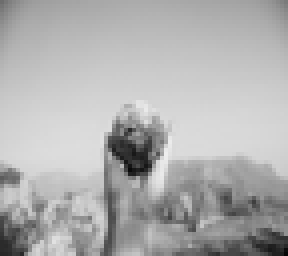
#> input picture Assignment-2/IMAGE_1.png, 72 x 64 px (shown 4 times larger); its folder holds only this picture in this run
$ jupyter execute --allow-errors 202511016_assignment_2.ipynb
#> lines starting #> are read from the running program, lines starting #| are printed output that depends on the picture
Name: Het Monpara
Enrollment : 202511016

[cell 1]
import numpy as np
import matplotlib.pyplot as plt
from PIL import Image
import os

[cell 2]
image_files = []
for i in range(1, 11):
    filename = f"IMAGE_{i}.png"
    if os.path.exists(filename):
        image_files.append(filename)

print(f"Found {len(image_files)} images:")
for img_file in image_files:
    print(f"  - {img_file}")

[cell 3]
my_images = []

for img_file in image_files:
    img = Image.open(img_file).convert('L')
#> img is the input picture: PIL image 72x64 L; min 6, max 238, mean 175.6
    img_array = np.array(img)
    my_images.append(img_array)
    print(f"Loaded {img_file}: size {img_array.shape}")
#| Loaded IMAGE_1.png: size (64, 72)

print(f"\n Successfully loaded {len(my_images)} images!")
#|  Successfully loaded 1 images!

[cell 4]
num_images = len(my_images)
#> num_images = 1
cols = 3
rows = (num_images + cols - 1) // cols
#> rows = 1

plt.figure(figsize=(12, 4 * rows))
for i, img in enumerate(my_images):
    plt.subplot(rows, cols, i + 1)
    plt.imshow(img, cmap='gray')
    plt.title(f'Image {i+1}\nSize: {img.shape[0]}×{img.shape[1]}')
    plt.axis('off')
#> this loop made 1 pass

plt.suptitle('Our Dataset: All Images', fontsize=16, fontweight='bold')
plt.tight_layout()
plt.show()

---
## Part 1: Matrix Diagonalization

[cell 5]
np.random.seed(42)
random_data = np.random.randn(10, 20)

my_matrix = np.cov(random_data)

print("Created our 10×10 matrix!")
print(f"Matrix size: {my_matrix.shape}")
print("\nFirst 10x10 corner of our matrix:")
print(np.round(my_matrix[:10, :10], 2))

[cell 6]
eigenvalues, eigenvectors = np.linalg.eig(my_matrix)

order = np.argsort(eigenvalues)[::-1]
eigenvalues = eigenvalues[order]
eigenvectors = eigenvectors[:, order]

print("Broke down our matrix into parts!")
print(f"Found {len(eigenvalues)} eigenvalues")
print("\nThe eigenvalues (from biggest to smallest):")
for i, val in enumerate(eigenvalues):
    print(f"  #{i+1}: {val:.4f}")

[cell 7]
print("Checking if all eigenvalues are positive...")
print("(For covariance matrices, they should all be ≥ 0)")
print()

all_good = True
for i, val in enumerate(eigenvalues):
    if val >= 0:
        status = "Good"
    else:
        status = " Problem"
        all_good = False
    print(f"Eigenvalue #{i+1}: {val:.6f} {status}")

print()
if all_good:
    print("AAll eigenvalues are positive!")
else:
    print("some eigenvalues are negative. That's unusual.")

[cell 8]
print("Checking if eigenvectors are orthogonal...")

result = np.dot(eigenvectors.T, eigenvectors)
identity = np.eye(10)

difference = np.max(np.abs(result - identity))
print(f"Maximum difference from identity matrix: {difference:.2e}")

if difference < 1e-10:
    print("Eigenvectors are orthogonal!")
else:
    print("Close, but not perfectly orthogonal.")

print("\nFirst 10×10 corner of eigenvectors^T × eigenvectors:")
print("(Should look like identity matrix - 1's on diagonal, 0's elsewhere)")
print(np.round(result[:10, :10], 6))

## Testing if we can rebuild our original matrix...

[cell 9]
diagonal_matrix = np.diag(eigenvalues)

eigenvectors_inverse = np.linalg.inv(eigenvectors)
rebuilt_matrix = np.dot(np.dot(eigenvectors, diagonal_matrix), eigenvectors_inverse)

max_error = np.max(np.abs(my_matrix - rebuilt_matrix))
print(f"Maximum error in rebuilding: {max_error:.2e}")

if max_error < 1e-10:
    print("We can perfectly rebuild our matrix!")
else:
    print("Close, but not perfect.")

---
## Part 2a: Image Compression with SVD

[cell 10]
my_image = my_images[0].astype(float)

print(f"Working with our first image")
print(f"Image size: {my_image.shape[0]} rows × {my_image.shape[1]} columns")
#| Image size: 64 rows × 72 columns
print(f"Total pixels: {my_image.shape[0] * my_image.shape[1]}")
#| Total pixels: 4608
print(f"Pixel values range from {my_image.min():.0f} to {my_image.max():.0f}")
#| Pixel values range from 6 to 238

plt.figure(figsize=(8, 6))
plt.imshow(my_image, cmap='gray')
plt.title('Our Image (Original)')
plt.colorbar(label='Pixel Value')
plt.show()

[cell 11]
print("Breaking down our image using SVD...")
print("This splits our image into 3 parts: Left × Middle × Right")

left_part, middle_part, right_part = np.linalg.svd(my_image, full_matrices=False)
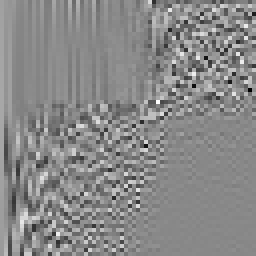
#> left_part: shape (64, 64) float64 (shown 4 times larger); min -0.645, max 0.559, mean 0.00201; drawn with min black and max white
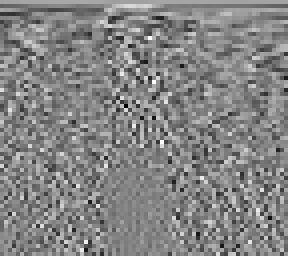
#> right_part: shape (64, 72) float64 (shown 4 times larger); min -0.475, max 0.444, mean 0.00198; drawn with min black and max white
#> middle_part = 64 values, max 12078.1 at index 0, min 0.353 at index 63, mean 290.5

print(f"\nSVD complete!")
print(f"Left part size: {left_part.shape}")
#| Left part size: (64, 64)
print(f"Middle part size: {middle_part.shape}")
#| Middle part size: (64,)
print(f"Right part size: {right_part.shape}")
#| Right part size: (64, 72)

print(f"\nFirst 10 importance values:")
for i in range(min(10, len(middle_part))):
    print(f"Component {i+1}: {middle_part[i]:.2f}")
#> this loop made 10 passes
#| Component 1: 12078.06
#| Component 2: 1345.05
#| Component 3: 874.22
#| Component 4: 574.82
#| Component 5: 483.72
#> (further printed lines are left out)

[cell 12]
plt.figure(figsize=(12, 4))

plt.subplot(1, 2, 1)
plt.plot(middle_part, 'bo-', markersize=3)
plt.title('Importance of Each Component')
plt.xlabel('Component Number')
plt.ylabel('Importance Value')
plt.grid(True, alpha=0.3)

plt.subplot(1, 2, 2)
plt.semilogy(middle_part, 'ro-', markersize=3)
plt.title('Importance (Log Scale)')
plt.xlabel('Component Number')
plt.ylabel('Importance Value (log)')
plt.grid(True, alpha=0.3)

plt.tight_layout()
plt.show()
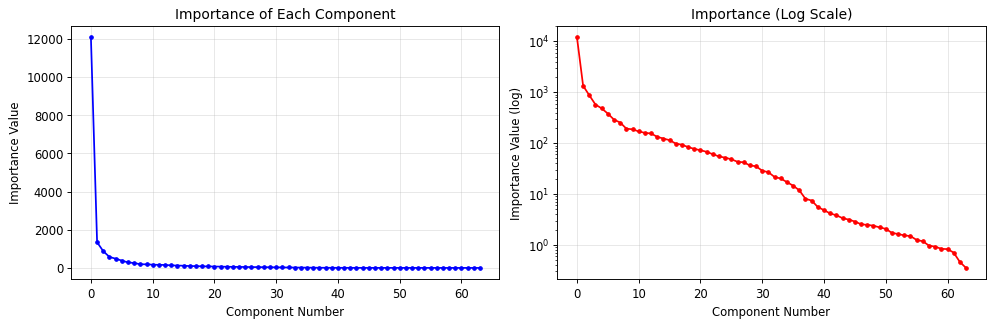
#> figure drawn by matplotlib, 2 panels; panel 1: curve peaks at x = 0, y = 12078.1; panel 2: curve peaks at x = 0, y = 12078.1

print("Notice how the first few components are much more important!")
print("This is why we can compress images - we can ignore the less important parts.")

[cell 13]
print("Creating compressed versions of our image...")

def compress_image(left, middle, right, num_components):
    """Compress image using only the first 'num_components' components"""
    left_compressed = left[:, :num_components]
    middle_compressed = middle[:num_components]
    right_compressed = right[:num_components, :]

    compressed = np.dot(left_compressed, np.dot(np.diag(middle_compressed), right_compressed))
    return compressed

compression_levels = [1, 5, 10, 20, 30, 50]
compressed_images = {}

for level in compression_levels:
    compressed_images[level] = compress_image(left_part, middle_part, right_part, level)
    print(f"Created version with {level} components")
#> this loop made 6 passes
#> middle_compressed in compress_image on passes 1 to 2: [12078.1], [12078.1, 1345.1, 874.2, 574.8, 483.7]
#> pass 1, in compress_image, `compressed = np.dot(left_compressed, np.dot(np.diag(middle_compressed)..`:
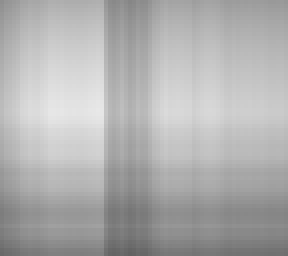
#> compressed: shape (64, 72) float64 (shown 4 times larger); min 98.81, max 232.1, mean 175.7
#> after the loop, compressed_images = 6 items

[cell 14]
plt.figure(figsize=(15, 10))

plt.subplot(2, 4, 1)
plt.imshow(my_image, cmap='gray')
plt.title('Original Image')
plt.axis('off')

positions = [2, 3, 4, 5, 6, 7]
for i, level in enumerate(compression_levels):
    plt.subplot(2, 4, positions[i])
    plt.imshow(compressed_images[level], cmap='gray')
    plt.title(f'{level} Components')
    plt.axis('off')

plt.suptitle('Original vs Compressed Images', fontsize=16)
plt.tight_layout()
plt.show()
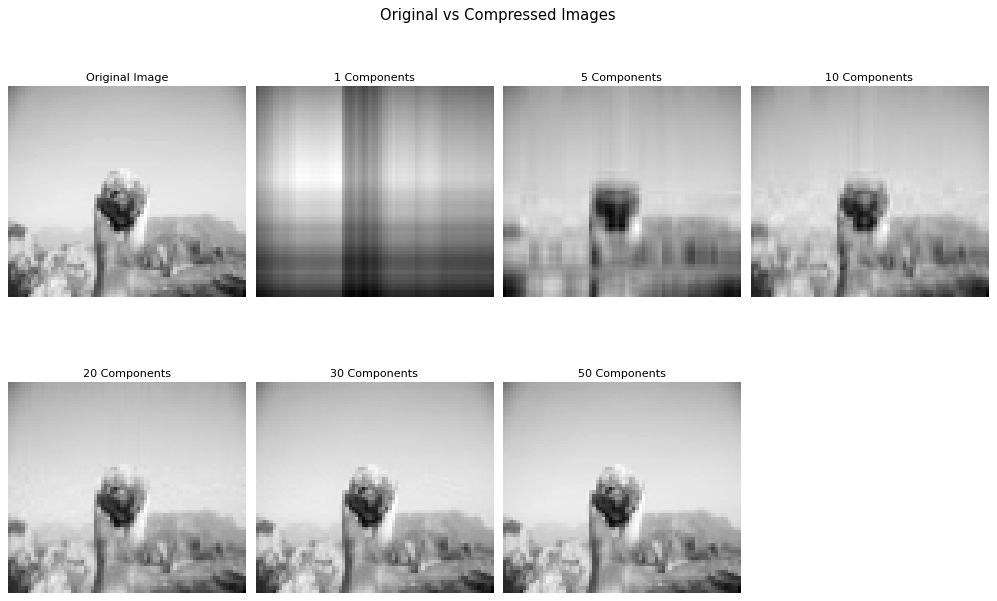
#> figure drawn by matplotlib, 7 panels

[cell 15]
print("Let's calculate how much storage space each version needs...")
print()

rows, cols = my_image.shape
original_storage = rows * cols

print(f"Original image storage: {original_storage} numbers")
#| Original image storage: 4608 numbers
print()
print("Compressed versions:")

for level in compression_levels:

    compressed_storage = (rows * level) + level + (level * cols)

    space_saved = original_storage - compressed_storage
    percent_saved = (space_saved / original_storage) * 100
    compression_ratio = original_storage / compressed_storage

    print(f"  {level:2d} components: {compressed_storage:5d} numbers "
          f"({percent_saved:4.1f}% saved, {compression_ratio:.1f}:1 ratio)")

[cell 16]
print("Creating matrix B using 30 components (as requested in assignment)...")

matrix_B = compress_image(left_part, middle_part, right_part, 30)
#> in compress_image (call 7), `left_compressed = left[:, :num_components]`:
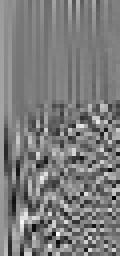
#> left_compressed: shape (64, 30) float64 (shown 4 times larger); min -0.449, max 0.477, mean 0.00431; drawn with min black and max white
#> in compress_image (call 7), `middle_compressed = middle[:num_components]`: middle_compressed = 30 values, max 12078.1 at index 0, min 35.17 at index 29, mean 612.8
#> in compress_image (call 7), `right_compressed = right[:num_components, :]`:
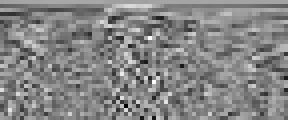
#> right_compressed: shape (30, 72) float64 (shown 4 times larger); min -0.475, max 0.443, mean 0.00421; drawn with min black and max white

print(f"Matrix B created!")
print(f"Matrix B size: {matrix_B.shape}")
#| Matrix B size: (64, 72)

print(f"\nComparing original image (A) and compressed image (B):")
max_difference = np.max(np.abs(my_image - matrix_B))
#> max_difference = 6.07
average_difference = np.mean(np.abs(my_image - matrix_B))
#> average_difference = 0.591

print(f"Maximum difference: {max_difference:.2f}")
#| Maximum difference: 6.07
print(f"Average difference: {average_difference:.2f}")
#| Average difference: 0.59
print(f"Are A and B exactly the same? {np.allclose(my_image, matrix_B)}")
#| Are A and B exactly the same? False

plt.figure(figsize=(15, 5))

plt.subplot(1, 3, 1)
plt.imshow(my_image, cmap='gray')
plt.title('Original Image (A)')
plt.axis('off')

plt.subplot(1, 3, 2)
plt.imshow(matrix_B, cmap='gray')
plt.title('Compressed Image (B)\n30 components')
plt.axis('off')

plt.subplot(1, 3, 3)
difference_image = np.abs(my_image - matrix_B)
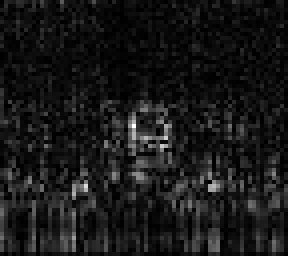
#> difference_image: shape (64, 72) float64 (shown 4 times larger); min 0.000382, max 6.07, mean 0.591; drawn with min black and max white
plt.imshow(difference_image, cmap='hot')
plt.title('Difference |A - B|')
plt.colorbar()
plt.axis('off')

plt.tight_layout()
plt.show()
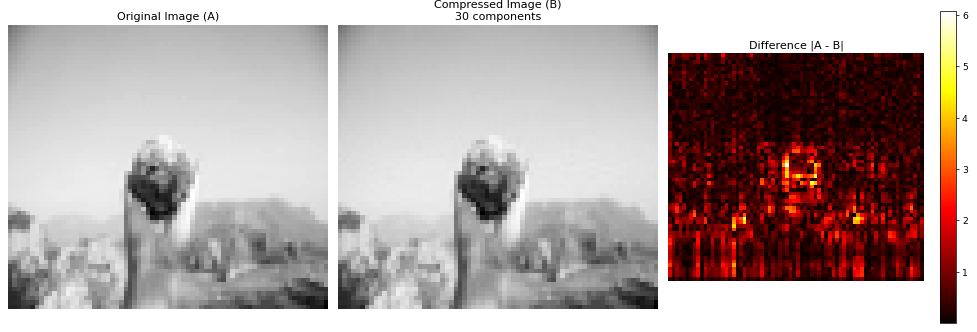
#> figure drawn by matplotlib, 4 panels

[cell 17]
def calculate_mse(original, compressed):
    """Calculate Mean Squared Error"""
    return np.mean((original - compressed) ** 2)

test_levels = list(range(1, min(51, my_image.shape[1]), 2))
mse_values = []

for level in test_levels:
    compressed = compress_image(left_part, middle_part, right_part, level)
    mse = calculate_mse(my_image, compressed)
    mse_values.append(mse)


    print(f"  {level:2d} components: MSE = {mse:.2f}")
#> this loop made 25 passes
#> mse on passes 5 to 12: 48.24, 34.34, 23.57, 16.41, 11.46, 8.05, 5.61, 3.82
#> (printed output is left out)
#> after the loop, mse_values = 25 values, max 801.3 at index 0, min 0.00572 at index 24, mean 55.71

print(f"\n Calculated MSE for {len(test_levels)} different compression levels!")
#|  Calculated MSE for 25 different compression levels!

[cell 18]
plt.figure(figsize=(12, 8))

plt.subplot(2, 2, 1)
plt.plot(test_levels, mse_values, 'b-o', markersize=4)
plt.title('MSE vs Number of Components')
plt.xlabel('Number of Components')
plt.ylabel('Mean Squared Error')
plt.grid(True, alpha=0.3)
plt.axvline(x=30, color='red', linestyle='--', alpha=0.7, label='30 components')
plt.legend()

plt.subplot(2, 2, 2)
plt.semilogy(test_levels, mse_values, 'r-s', markersize=4)
plt.title('MSE vs Components (Log Scale)')
plt.xlabel('Number of Components')
plt.ylabel('MSE (log scale)')
plt.grid(True, alpha=0.3)
plt.axvline(x=30, color='blue', linestyle='--', alpha=0.7, label='30 components')
plt.legend()


plt.tight_layout()
plt.show()
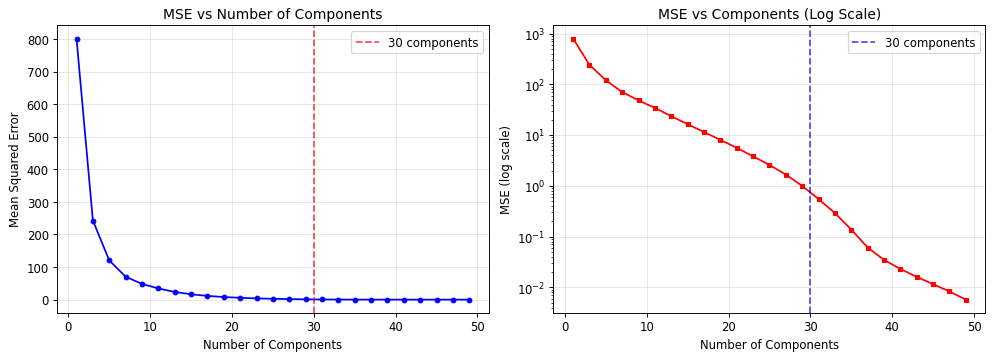
#> figure drawn by matplotlib, 2 panels; panel 1: curve peaks at x = 1, y = 801.3; panel 2: curve peaks at x = 1, y = 801.3

1. **MSE goes down fast at first**: The first few components make a huge difference in image quality!

2. **Then it gets slower**: After about 20-30 components, adding more doesn't help as much.

3. **30 components is pretty good**: We can save a lot of space while keeping good quality.

4. **It's all about balance**: We want good quality but also want to save space.

**Why this happens**: The most important parts of the image are captured by the first few components. The later components mostly capture small details and noise.

---
## Part 2b: Covariance Matrix with Our Real Images

[cell 19]
print(f"Preparing our {len(my_images)} images for analysis...")
#> (printed output is left out)

image_shapes = [img.shape for img in my_images]
#> image_shapes = [(64, 72)]
print("Image sizes:")
for i, shape in enumerate(image_shapes):
    print(f"  Image {i+1}: {shape[0]}×{shape[1]} = {shape[0]*shape[1]} pixels")
#> this loop made 1 pass
#> (printed output is left out)

min_height = min(shape[0] for shape in image_shapes)
#> min_height = 64
min_width = min(shape[1] for shape in image_shapes)
#> min_width = 72

print(f"\nResize all images to: {min_height}×{min_width}")
#| Resize all images to: 64×72

[cell 20]
print(" Resizing and flattening all images...")

processed_images = []
for i, img in enumerate(my_images):
    cropped = img[:min_height, :min_width]
    flattened = cropped.flatten().astype(float)
    processed_images.append(flattened)
    print(f"  Image {i+1}: {cropped.shape} → {len(flattened)} pixels")
#> after the loop, processed_images = 1 item

num_pixels = len(processed_images[0])
#> num_pixels = 4608
num_images = len(processed_images)

data_matrix = np.zeros((num_pixels, num_images))
for i, img_data in enumerate(processed_images):
    data_matrix[:, i] = img_data
#> after the loop, data_matrix = 4608 values, max 238 at index 2777, min 6 at index 4607, mean 175.6

print(f"\nCreated data matrix: {data_matrix.shape}")
#| Created data matrix: (4608, 1)
print(f"{data_matrix.shape[0]} pixels × {data_matrix.shape[1]} images")
#| 4608 pixels × 1 images

[cell 21]
print("Method 2: SVD-based covariance calculation...")
print("This should give us the exact same result!")

image_means = np.mean(data_matrix, axis=0)
#> image_means = [175.6]
centered_data = data_matrix - image_means.reshape(1, -1)
#> centered_data = 4608 values, max 62.35 at index 2777, min -169.6 at index 4607, mean -4.74e-15

print("Step 1: Subtracted mean from each image")
print("New means (should be close to 0):")
new_means = np.mean(centered_data, axis=0)
#> new_means = [-4.74e-15]
for i, mean_val in enumerate(new_means):
    print(f"  Image {i+1}: {mean_val:.2e}")
#> this loop made 1 pass
#> (printed output is left out)

print("\nStep 2: Applying SVD to centered data...")
U_svd, sigma_svd, VT_svd = np.linalg.svd(centered_data, full_matrices=False)
#> U_svd = 4608 values, max 0.0229 at index 2777, min -0.0624 at index 4607, mean -3.08e-18; sigma_svd = [2720.6]; VT_svd = [1]

print(f"SVD results:")
print(f"  U: {U_svd.shape}")
#|   U: (4608, 1)
print(f"  σ: {sigma_svd.shape}")
#|   σ: (1,)
print(f"  V^T: {VT_svd.shape}")
#|   V^T: (1, 1)

print("\nStep 3: Computing covariance from SVD components...")
sigma_squared = np.diag(sigma_svd**2)
#> sigma_squared = [7401588.4]
svd_covariance = np.dot(VT_svd.T, np.dot(sigma_squared, VT_svd)) / (num_pixels - 1)
#> svd_covariance = [1606.6]

print(f"SVD covariance matrix created: {svd_covariance.shape}")
#| SVD covariance matrix created: (1, 1)

$ run again, on Assignment-2/IMAGE_4.png
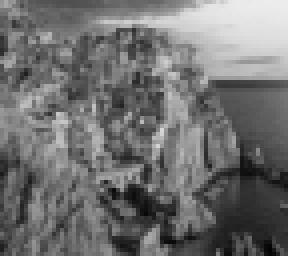
#> input picture Assignment-2/IMAGE_4.png, 72 x 64 px (shown 4 times larger)
#> img is the input picture: PIL image 72x64 L; min 4, max 237, mean 112.1
#| Loaded IMAGE_4.png: size (64, 72)
#|  Successfully loaded 1 images!
#> num_images = 1
#> the loop `for i, img in enumerate(my_images):` made 1 pass
#| Image size: 64 rows × 72 columns
#| Total pixels: 4608
#| Pixel values range from 4 to 237
#> middle_part = 64 values, max 7906.1 at index 0, min 4.63 at index 63, mean 294.2
#| Left part size: (64, 64)
#| Middle part size: (64,)
#| Right part size: (64, 72)
#> the loop `for i in range(min(10, len(middle_part))):` made 10 passes
#| Component 1: 7906.14
#| Component 2: 1857.43
#| Component 3: 686.43
#| Component 4: 623.28
#| Component 5: 546.89
#> (further printed lines are left out)
#> the loop `for level in compression_levels:` made 6 passes
#> pass 1, in compress_image, `compressed = np.dot(left_compressed, np.dot(np.diag(middle_compressed)..`:
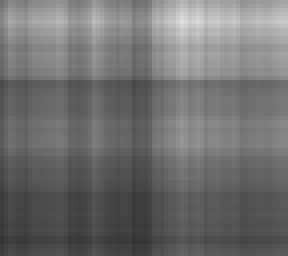
#> compressed: shape (64, 72) float64 (shown 4 times larger); min 51.54, max 222.8, mean 111.8
#> after the loop `for level in compression_levels:`: compressed_images = 6 items
#| Original image storage: 4608 numbers
#| Matrix B size: (64, 72)
#> max_difference = 19.45
#> average_difference = 3.37
#| Maximum difference: 19.45
#| Average difference: 3.37
#| Are A and B exactly the same? False
#> the loop `for level in test_levels:` made 25 passes
#> mse on passes 5 to 12: 214.9, 165.7, 126.9, 98.81, 78.54, 62.2, 50.11, 40.47
#> (printed output is left out)
#> after the loop `for level in test_levels:`: mse_values = 25 values, max 1373.3 at index 0, min 1.29 at index 24, mean 141.4
#|  Calculated MSE for 25 different compression levels!
#> `plt.show()`:
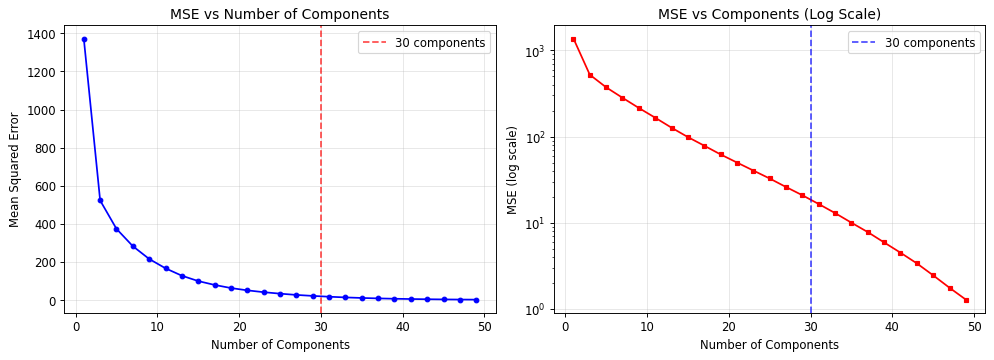
#> figure drawn by matplotlib, 2 panels; panel 1: curve peaks at x = 1, y = 1373.3; panel 2: curve peaks at x = 1, y = 1373.3
#> (printed output is left out)
#> image_shapes = [(64, 72)]
#> the loop `for i, shape in enumerate(image_shapes):` made 1 pass
#> (printed output is left out)
#> min_height = 64
#> min_width = 72
#| Resize all images to: 64×72
#> after the loop `for i, img in enumerate(my_images):`: processed_images = 1 item
#> num_pixels = 4608
#> the loop `for i, img_data in enumerate(processed_images):` made 1 pass
#> after the loop `for i, img_data in enumerate(processed_images):`: data_matrix = 4608 values, max 237 at index 71, min 4 at index 4531, mean 112.1
#| Created data matrix: (4608, 1)
#| 4608 pixels × 1 images
#> image_means = [112.1]
#> centered_data = 4608 values, max 124.9 at index 71, min -108.1 at index 4531, mean 7.89e-15
#> new_means = [7.89e-15]
#> the loop `for i, mean_val in enumerate(new_means):` made 1 pass
#> (printed output is left out)
#> U_svd = 4608 values, max 0.0378 at index 71, min -0.0328 at index 4531, mean 1.54e-18; sigma_svd = [3300.6]; VT_svd = [1]
#|   U: (4608, 1)
#|   σ: (1,)
#|   V^T: (1, 1)
#> sigma_squared = [10893969.1]
#> svd_covariance = [2364.7]
#| SVD covariance matrix created: (1, 1)
